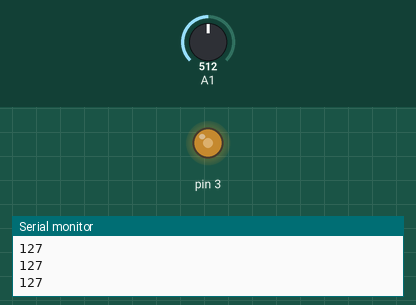
Bench run of a sketch on a simulated Arduino Uno, built with avr-gcc and run on an emulated ATmega328P. Parts: output pins drawn as LEDs (lit = HIGH), the last lines printed to the serial monitor. The test bench sets the inputs (shaded band); at power-on: A1 = 512.

Above: at 1.2 s.
1.3 s: A1 set to 716
At 2.5 s:
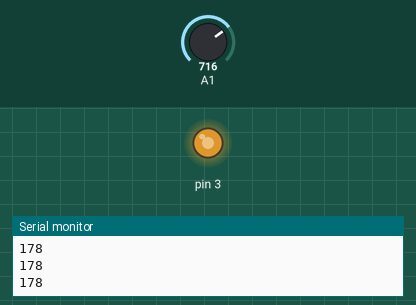
2.8 s: A1 set to 900
At 4.0 s:
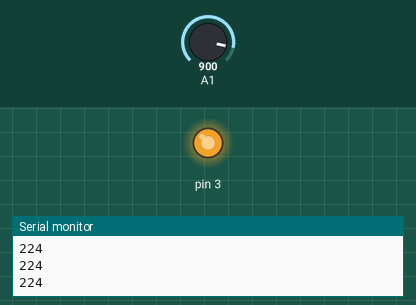
4.3 s: A1 set to 122
At 5.0 s:
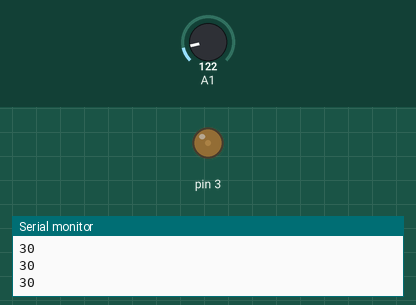
5.8 s: A1 set to 0
At 6.2 s:
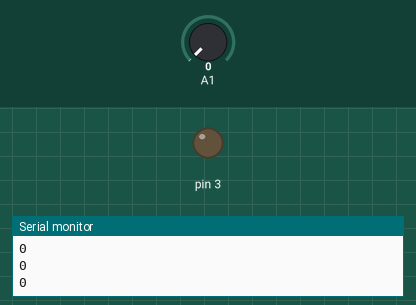
7.3 s: A1 set to 511
At 8.5 s:
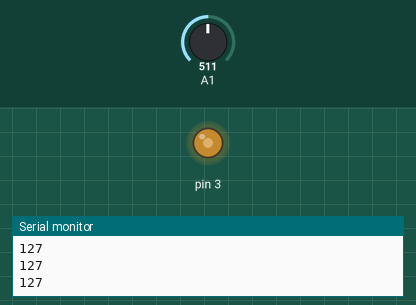
Timing chart, 0 to 9.8 s (numbered marks = the images above; inputs shaded):
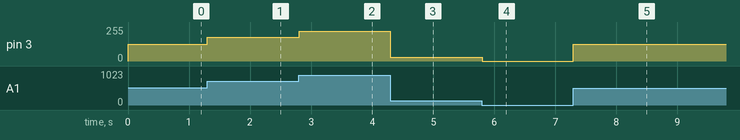

Measured:
- after the input at 1.3 s, pin 3: 127/255 → 178/255 at once
- after the input at 2.8 s, pin 3: 178/255 → 224/255 at once
- after the input at 4.3 s, pin 3: 224/255 → 30/255 at once
- after the input at 5.8 s, pin 3: 30/255 → 0/255 at once
- after the input at 7.3 s, pin 3: 0/255 → 127/255 at once

The sketch:

sketch_sep28a.ino
```cpp
int position ;
int l = A1 ;
int motor = 3;


void setup() {
 pinMode (3, OUTPUT);
 Serial.begin (9600);
 // put your setup code here, to run once:

}

void loop() {
 position = map (analogRead (A1), 0, 1023, 0, 255); // put your main code here, to run repeatedly:
analogWrite (3, position);
Serial.println (position);
}
```
